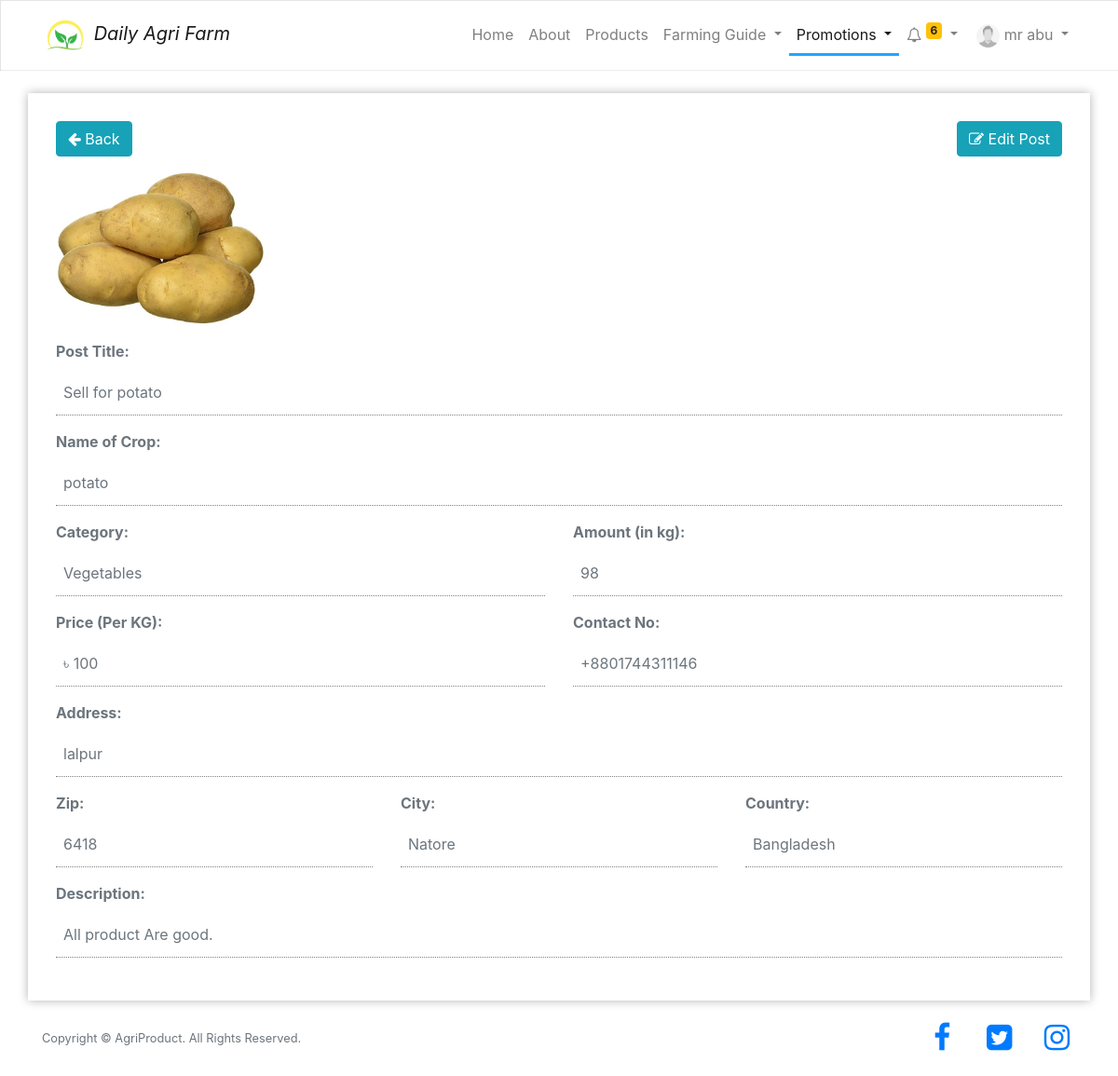
The page /agrifarm/farmer/post_view.php?id=1 (signed in) on the database its author committed.
### tables this page shows
CREATE TABLE `users` (
  `id` int(11) NOT NULL,
  `email` varchar(200) NOT NULL,
  `password` varchar(200) NOT NULL,
  `firstname` varchar(200) DEFAULT NULL,
  `lastname` varchar(200) DEFAULT NULL,
  `phone` varchar(200) DEFAULT NULL,
  `role` int(11) NOT NULL,
  `address` varchar(200) DEFAULT NULL,
  `zipcode` int(11) DEFAULT NULL,
  `country` varchar(100) DEFAULT NULL,
  `state` varchar(100) DEFAULT NULL,
  `profile_pic` varchar(250) DEFAULT NULL,
  `member_since` datetime NOT NULL DEFAULT current_timestamp()
);

CREATE TABLE `post` (
  `id` int(11) NOT NULL,
  `user_id` int(11) NOT NULL,
  `time_posted` datetime NOT NULL DEFAULT current_timestamp(),
  `post_title` varchar(200) DEFAULT NULL,
  `post_name` varchar(200) DEFAULT NULL,
  `post_category` varchar(200) DEFAULT NULL,
  `post_amount` int(200) NOT NULL DEFAULT 0,
  `post_price` int(200) NOT NULL DEFAULT 0,
  `post_phone` varchar(200) DEFAULT NULL,
  `post_description` text DEFAULT NULL,
  `post_photo` varchar(200) DEFAULT NULL,
  `post_address` varchar(250) DEFAULT NULL,
  `post_zip` int(200) DEFAULT NULL,
  `post_city` varchar(200) DEFAULT NULL,
  `post_country` varchar(200) DEFAULT NULL
);

### agrifarm/session.php (called while the page is built, shortened)
<?php
	include '../conn.php';
	$sql = "SELECT * FROM users WHERE id = '".$_SESSION['user']."'";
	$query = $conn->query($sql);
	$user = $query->fetch_assoc();
?>

### agrifarm/farmer/post_view.php (the view, shortened to what this page needs)
<?php
  include '../session.php';
?>
<!DOCTYPE html>
<html lang="en">
<head>
    <link rel="stylesheet" href="https://stackpath.bootstrapcdn.com/font-awesome/4.7.0/css/font-awesome.min.css">
    <link rel="stylesheet" href="https://maxcdn.bootstrapcdn.com/bootstrap/4.4.1/css/bootstrap.min.css">
    <link rel="stylesheet" href="../css/custom.css">
</head>
<header class="header">
<nav class="navbar navbar-expand-lg navbar-light bg-light" style="box-shadow: inset 1px 1px 0 rgba(0,0,0,.1), inset 0 -1px 0 rgba(0,0,0,.07); ">
  <div class="container">
      <a class="navbar-brand" href="index.php" style="font-style: italic;">
        <img src="../images/logo.png" alt="logo" width="50px" height="50px">
        Daily Agri Farm
      </a>
  <div class="collapse navbar-collapse" id="navbarNav">
    <ul class="nav navbar-nav ml-auto">
      <li class="nav-item">
        <a class="nav-link" href="index.php">Home <span class="sr-only">(current)</span></a>
      </li>
      <li class="nav-item">
        <a class="nav-link" href="about.php">About</a>
      </li>
      <li class="nav-item">
        <a class="nav-link" href="all-order.php">Products</a>
      </li>
      <li class="nav-item dropdown">
        <a class="nav-link dropdown-toggle" href="#" id="navbarDropdown" role="button" data-toggle="dropdown" aria-haspopup="true" aria-expanded="false">
              Farming Guide
        </a>
      </li>
      <li class="nav-item dropdown active">
        <a class="nav-link dropdown-toggle" href="#" id="navbarDropdown" role="button" data-toggle="dropdown" aria-haspopup="true" aria-expanded="false">
              Promotions
        </a>
      </li>
      <li class="nav-item dropdown">
        <a class="nav-link dropdown-toggle" href="#" id="navbarDropdown" role="button" data-toggle="dropdown" aria-haspopup="true" aria-expanded="false">
          <i class="fa fa-bell-o"></i>
          <?php
          $sql = "SELECT * FROM order_item WHERE seller_id = '".$user['id']."' AND status =1 ORDER BY order_date desc";
          $query = $conn->query($sql);
          $num_notifications = mysqli_num_rows($query);
          if (!mysqli_num_rows($query)) {
            echo '';
          }
          else {
          ?>
            <sup class="badge badge-warning"><?php echo $num_notifications; ?></sup>
          <?php
            }
          ?>
        </a>
      </li>
      <?php
        $photo = $user["profile_pic"];
        if($photo != "")
        {
          $img = $user["profile_pic"];
        }
        else
        {
          $img = "profile.jpg";
        }
      ?>
      <li class="nav-item dropdown">
        <a class="nav-link dropdown-toggle" href="#" id="navbarDropdown" role="button" data-toggle="dropdown" aria-haspopup="true" aria-expanded="false">
          <img src="../images/<?php echo $img; ?>" alt="" class="img-circle" style="border-radius: 50%;width: 25px; height: 25px;" /> <?php echo $user['firstname'], " ", $user['lastname']; ?>
        </a>
      </li>
    </ul>
  </div>
</nav>
</header>
<body>
<br>
<?php
if($user['role'] == 1)
{
  $id = $_REQUEST['id'];
  $sql = "SELECT * FROM post WHERE id = '$id' ";
  $query = $conn->query($sql);
  $row = $query->fetch_assoc();
?>
<div class="container" style="padding: 30px;box-shadow: 0 0 10px rgb(0,0,0,0.3);">
  <div class="row">
      <div class="col col-md-12 form-group">
        <a href="all-order.php" class="btn btn-info btn-small float-left" style="color: white;"><i class="fa fa-arrow-left"></i> Back</a>
        <a href="post_edit.php?id=<?php echo $id; ?>" class="btn btn-info btn-small float-right" style="color: white;"><i class="fa fa-edit"></i> Edit Post</a>
        <br>
      </div>
      <div class="col col-md-12 form-group">
        <img src="../images/<?php echo $row['post_photo']; ?>" alt="" class="img-responsive" style="max-width: 245px; max-height: 165px;">
      </div>
      <div class="col col-md-12 form-group">
        <label for="title" class="text-muted">Post Title:</label>
        <input type="text" class="form-control text-muted" id="title" value="<?php echo $row['post_title']; ?>" readonly>
      </div>
      <div class="col col-sm-12 form-group">
        <label for="name" class="text-muted">Name of Crop:</label>
        <input type="text" class="form-control text-muted" id="name" value="<?php echo $row['post_name']; ?>" readonly>
      </div>
      <div class="col col-sm-6 form-group">
        <label for="name" class="text-muted">Category:</label>
        <input type="text" class="form-control text-muted" id="post_category" value="<?php echo $row['post_category']; ?>" readonly>
      </div>
      <div class="col col-sm-6 form-group">
        <label for="amount" class="text-muted">Amount (in kg):</label>
        <input type="number" class="form-control text-muted" id="amount" value="<?php echo $row['post_amount']; ?>" readonly>
      </div>
      <div class="col col-sm-6 form-group">
        <label for="price" class="text-muted">Price (Per KG):</label>
        <input type="text" class="form-control text-muted" id="price" value="<?php echo '৳ ', $row['post_price']; ?>" readonly>
      </div>
      <div class="col col-sm-6 form-group">
        <label for="phone" class="text-muted">Contact No:</label>
        <input type="text" class="form-control text-muted" id="phone" value="<?php echo $row['post_phone']; ?>" readonly>
      </div>
      <div class="col col-sm-12 form-group">
        <label for="post_address" class="text-muted">Address:</label>
        <input type="text" class="form-control text-muted" placeholder="Enter Street Address" id="post_address" value="<?php echo $row['post_address']; ?>" readonly>
      </div>
      <div class="col col-sm-4 form-group">
        <label for="post_zip" class="text-muted">Zip:</label>
        <input type="number" class="form-control text-muted" placeholder="Enter ZipCode" id="post_zip" value="<?php echo $row['post_zip']; ?>" readonly>
      </div>
      <div class="col col-sm-4 form-group">
        <label for="post_city" class="text-muted">City:</label>
        <input type="text" class="form-control text-muted" placeholder="Enter City Name" id="post_city" value="<?php echo $row['post_city']; ?>" readonly>
      </div>
      <div class="col col-sm-4 form-group">
        <label for="post_country" class="text-muted">Country:</label>
        <input type="text" class="form-control text-muted" placeholder="Enter Country" id="post_country" value="<?php echo $row['post_country']; ?>" readonly>
      </div>
      <div class="col col-md-12 form-group">
        <label for="description" class="text-muted">Description:</label>
        <input type="text" class="form-control text-muted" id="description" value="<?php echo $row['post_description']; ?>" readonly>
      </div>
    </div>
</div>
<?php
}
else
{
}
?>
<br>
<?php include '../footer.php'; ?>
</body>
</html>

### agrifarm/css/custom.css (style rules this page uses)
body { min-height: 100vh; }
label { font-weight: bold; }
li.nav-item.active { border-bottom: 3px solid #20a6ff; }
.bg-light { background-color: #fff!important; }
.form-control:not(select) { padding: 1.5rem 0.5rem; }
.form-control::placeholder { color: #ccc; font-weight: bold; font-size: 0.9rem; }

### agrifarm/farmer/post_view.php (style rules this page uses)
.form-control:disabled, .form-control[readonly] { background: transparent; border: 0; border-bottom: 1px dotted Gray; border-radius: 0; }

### rows shown on the page
users: firstname "mr", lastname "abu"
post: post_photo (picture), post_title "Sell for potato", post_name "potato", post_category "Vegetables", post_amount "98", post_price "৳ 100", post_phone "+8801744311146", post_address "lalpur", post_zip "6418", post_city "Natore", post_country "Bangladesh", post_description "All product Are good."

### other values the page prints
$num_notifications "6"
